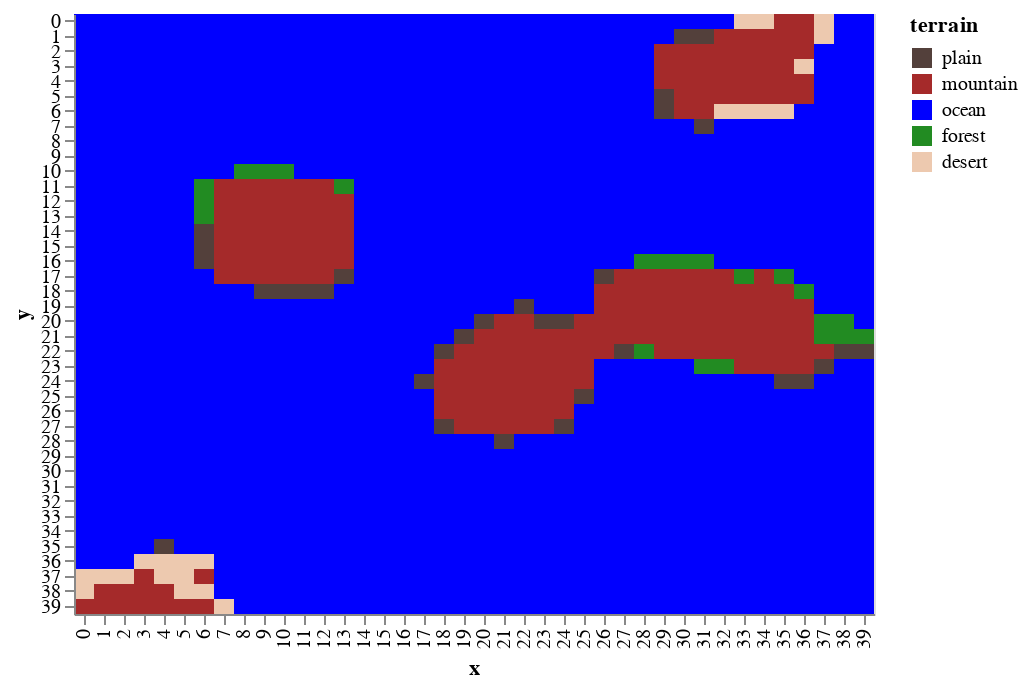

Here is the notebook cell this chart was saved with:
### Markdown cell above
The amount of rainfal in the world determines if the area will become a forest or a desert. This can be set from the `landscape` parameters.

### Code cell
world.df_features['terrain'] = world.df_features.apply(lambda x: w.set_ecology(x,landscape),axis =1 )
draw.drawterrainadvanced(world.df_features)

### Figure 1 — Vega-Lite specification as saved in the notebook (floating-point values rounded to 4 significant figures; data arrays with more than 128 entries replaced by an {"elided": "..."} marker saying what was removed)
{"$schema": "https://vega.github.io/schema/vega-lite/v2.6.0.json", "config": {"view": {"height": 300, "width": 400}}, "data": {"name": "data-2adc6831c9fc598b6766ea9415d65ccb"}, "datasets": {"data-2adc6831c9fc598b6766ea9415d65ccb": {"elided": "1600 records"}}, "encoding": {"color": {"field": "terrain", "scale": {"domain": ["plain", "mountain", "ocean", "forest", "desert"], "range": ["#53403B", "brown", "blue", "#228b22", "#edc9af"]}, "type": "nominal"}, "x": {"field": "x", "type": "ordinal"}, "y": {"field": "y", "type": "ordinal"}}, "mark": "rect"}
